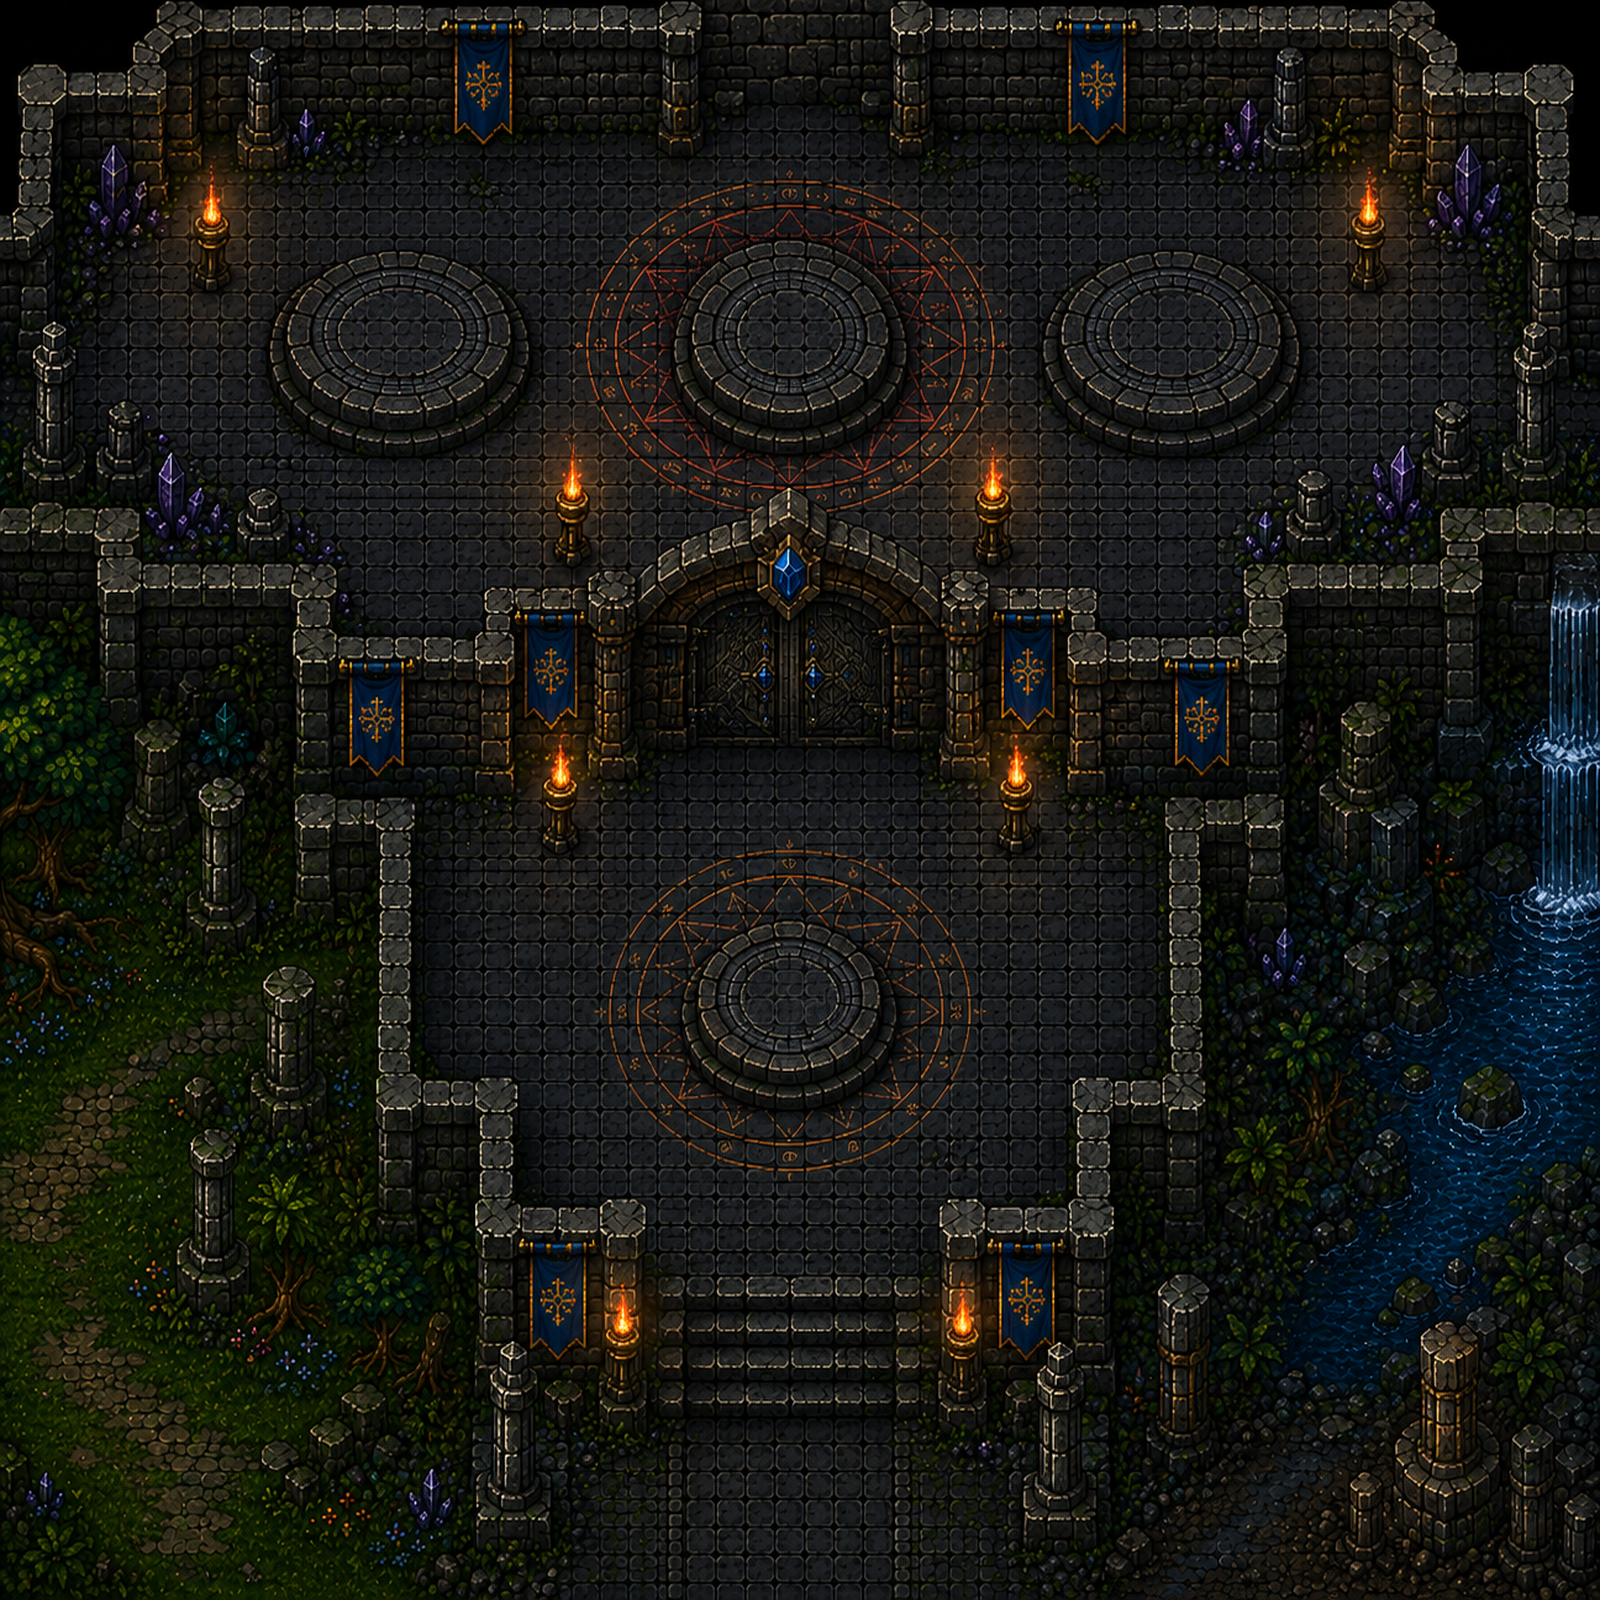

Rendered tile map (Tiled .tmx) drawn with the repository's tilesets; below, a short description and the map source with its tile grids summarised:
An orthogonal 50x50 tile map with 32x32 px tiles, 3 tile layers (Ground, Decoracao, Above) and 20 objects (Spawn, Irmao1, Irmao2, Irmao3, Cristal1, ...).

<map version="1.10" tiledversion="1.11.0" orientation="orthogonal" renderorder="right-down" width="50" height="50" tilewidth="32" tileheight="32" infinite="0" nextlayerid="11" nextobjectid="40">
  <tileset firstgid="1" name="final_visual" tilewidth="32" tileheight="32" tilecount="2500" columns="50">
    <image source="final_tiles.png" width="1600" height="1600" />
  </tileset>
  <layer id="1" name="Ground" width="50" height="50">
    <data>[2500 cells, 2500 non-empty, 2500 distinct tile ids]</data>
  </layer>
  <layer id="2" name="Decoracao" width="50" height="50">
    <data>[2500 cells, 0 non-empty, 0 distinct tile ids]</data>
  </layer>
  <layer id="3" name="Above" width="50" height="50">
    <data>[2500 cells, 0 non-empty, 0 distinct tile ids]</data>
  </layer>
  <objectgroup id="4" name="Colisão">
    <object id="1" x="0" y="0" width="1600" height="32" />
    <object id="2" x="0" y="1568" width="1600" height="32" />
    <object id="3" x="0" y="0" width="32" height="1600" />
    <object id="4" x="1568" y="0" width="32" height="1600" />
    <object id="5" x="32" y="930" width="520" height="638" />
    <object id="6" x="1048" y="930" width="520" height="638" />
    <object id="7" x="32" y="32" width="210" height="570" />
    <object id="8" x="1358" y="32" width="210" height="570" />
  </objectgroup>
  <objectgroup id="5" name="Player">
    <object id="9" x="760" y="1420" width="32" height="32" name="Spawn" />
  </objectgroup>
  <objectgroup id="6" name="Irmãos">
    <object id="10" x="500" y="250" width="32" height="32" name="Irmao1">
      <properties>
        <property name="character" value="2" />
        <property name="state" value="preso" />
      </properties>
    </object>
    <object id="11" x="760" y="225" width="32" height="32" name="Irmao2">
      <properties>
        <property name="character" value="5" />
        <property name="state" value="preso" />
      </properties>
    </object>
    <object id="12" x="1020" y="250" width="32" height="32" name="Irmao3">
      <properties>
        <property name="character" value="7" />
        <property name="state" value="preso" />
      </properties>
    </object>
  </objectgroup>
  <objectgroup id="7" name="Prisoes">
    <object id="13" x="485" y="210" width="100" height="120" name="Cristal1" />
    <object id="14" x="745" y="185" width="100" height="120" name="Cristal2" />
    <object id="15" x="1005" y="210" width="100" height="120" name="Cristal3" />
  </objectgroup>
  <objectgroup id="8" name="EventoFinal">
    <object id="16" x="590" y="300" width="420" height="250" name="AtivarSelos">
      <properties>
        <property name="event" value="final_cutscene" />
        <property name="once" type="bool" value="true" />
      </properties>
    </object>
  </objectgroup>
  <objectgroup id="9" name="Selos">
    <object id="17" x="570" y="610" width="48" height="48" name="SeloTerra">
      <properties>
        <property name="elemento" value="terra" />
      </properties>
    </object>
    <object id="18" x="930" y="610" width="48" height="48" name="SeloAgua">
      <properties>
        <property name="elemento" value="agua" />
      </properties>
    </object>
    <object id="19" x="750" y="760" width="48" height="48" name="SeloFogo">
      <properties>
        <property name="elemento" value="fogo" />
      </properties>
    </object>
  </objectgroup>
  <objectgroup id="10" name="PortaSelada">
    <object id="20" x="675" y="475" width="250" height="60" name="PortaFinal">
      <properties>
        <property name="opensOnEvent" value="final_cutscene" />
      </properties>
    </object>
  </objectgroup>
</map>
